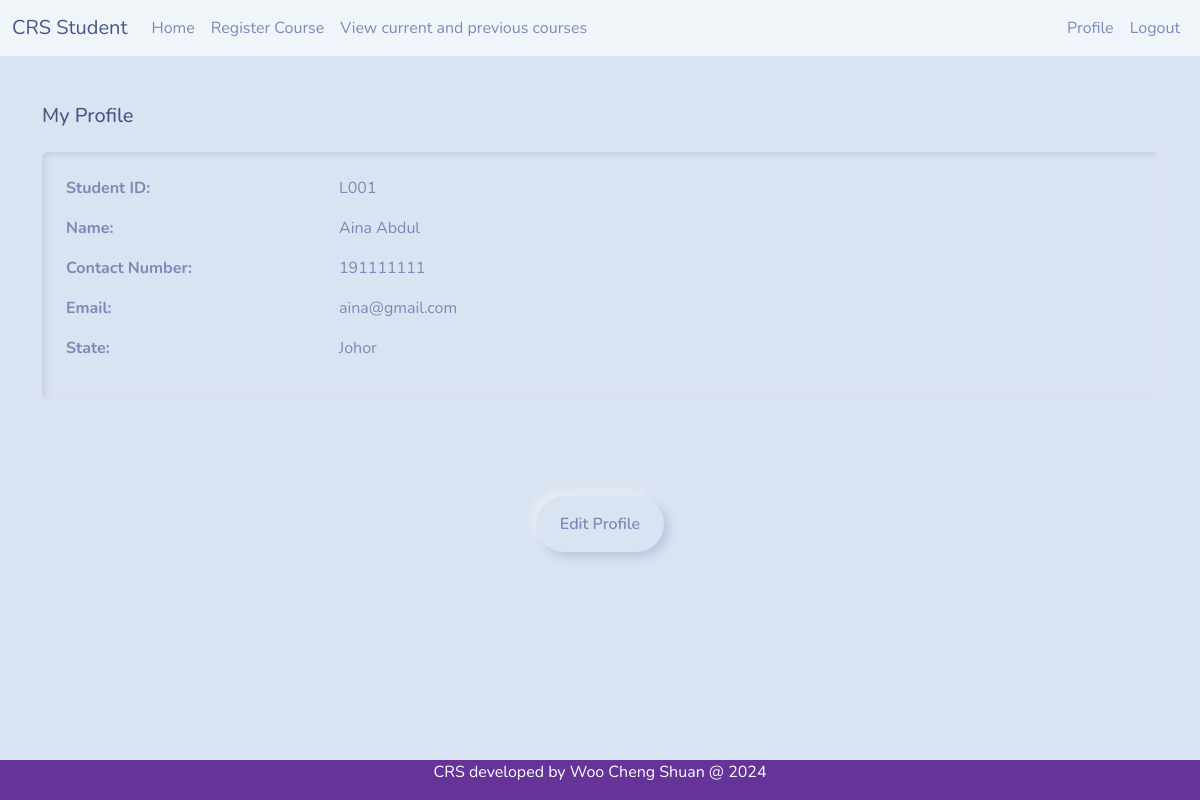
Page /profile.php (signed in) on the committed database.
### tables this page shows
CREATE TABLE `tb_user` (
  `u_sno` varchar(10) NOT NULL,
  `u_pwd` varchar(20) NOT NULL,
  `u_name` varchar(50) NOT NULL,
  `u_contact` int(11) NOT NULL,
  `u_state` varchar(20) NOT NULL,
  `u_req` timestamp NULL DEFAULT NULL,
  `u_email` varchar(30) NOT NULL,
  `u_utype` int(11) NOT NULL
);

### profile.php (the view, shortened to what this page needs)
<?php
include 'headerstudent.php';
include 'dbconnect.php';
$uic = $_SESSION['active_user'];
$sql = "SELECT * FROM tb_user WHERE u_sno = '$uic'";
$result = mysqli_query($con, $sql);
$user = mysqli_fetch_assoc($result);
?>
<div class="container">
  <br><br>
  <h5>My Profile</h5>
  <div class="card mt-4">
    <div class="card-body">
      <div class="row mb-3">
        <div class="col-sm-3">
          <strong>Student ID:</strong>
        </div>
        <div class="col-sm-9">
          <?php echo htmlspecialchars($user['u_sno']); ?>
        </div>
      </div>
      <div class="row mb-3">
        <div class="col-sm-3">
          <strong>Name:</strong>
        </div>
        <div class="col-sm-9">
          <?php echo htmlspecialchars($user['u_name']); ?>
        </div>
      </div>
      <div class="row mb-3">
        <div class="col-sm-3">
          <strong>Contact Number:</strong>
        </div>
        <div class="col-sm-9">
          <?php echo htmlspecialchars($user['u_contact']); ?>
        </div>
      </div>
      <div class="row mb-3">
        <div class="col-sm-3">
          <strong>Email:</strong>
        </div>
        <div class="col-sm-9">
          <?php echo htmlspecialchars($user['u_email']); ?>
        </div>
      </div>
      <div class="row mb-3">
        <div class="col-sm-3">
          <strong>State:</strong>
        </div>
        <div class="col-sm-9">
          <?php echo htmlspecialchars($user['u_state']); ?>
        </div>
      </div>
    </div>
  </div>
  <br><br><br><br>
</div>
<div class="container">
  <div class="text-center">
    <button type="button" class="btn btn-primary" data-bs-toggle="modal" data-bs-target="#editProfileModal">
      Edit Profile
    </button>
  </div>
</div>
<?php include 'footer.php';?>

### rows in the picture
tb_user: u_sno "L001", u_name "Aina Abdul", u_contact "191111111", u_email "aina@gmail.com", u_state "Johor"
